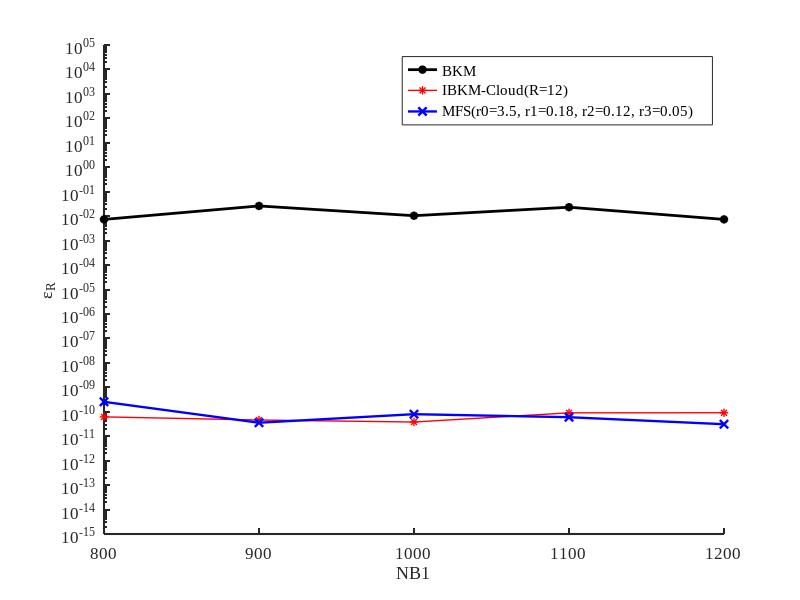

This figure's MATLAB source:
load('NBH60_IBKM_BKM_MFS.mat')
m_bkm=NBH60_BKM;
m_hg=NBH60_IBKM_MFS;
r=m_hg(2:end,1);
nb=m_bkm(1,2:end);
%%BKM
semilogy(nb,m_bkm(2,2:end),'k-*','LineWidth',2);
hold on
for i_g=52     %%%R=12
semilogy(nb,m_hg(i_g,2:end),'r-*','LineWidth',1);
 hold on
end
for i_g=50   %%%MFS
semilogy(nb,m_hg(i_g,2:end),'b-x','LineWidth',1.7);
 hold on
end

xlabel('NB1');
ylabel('\epsilon_{{R}}')
legend({'BKM','IBKM-Cloud(R=12)','MFS(r0=3.5, r1=0.18, r2=0.12, r3=0.05)'},'FontSize',12,'Fontname', 'Times New Roman')
set(gca,'FontSize',12,'Fontname', 'Times New Roman');
box off
set(gca,'LineWidth',1.5)
axis([800 1200 1E-15 1E+5])